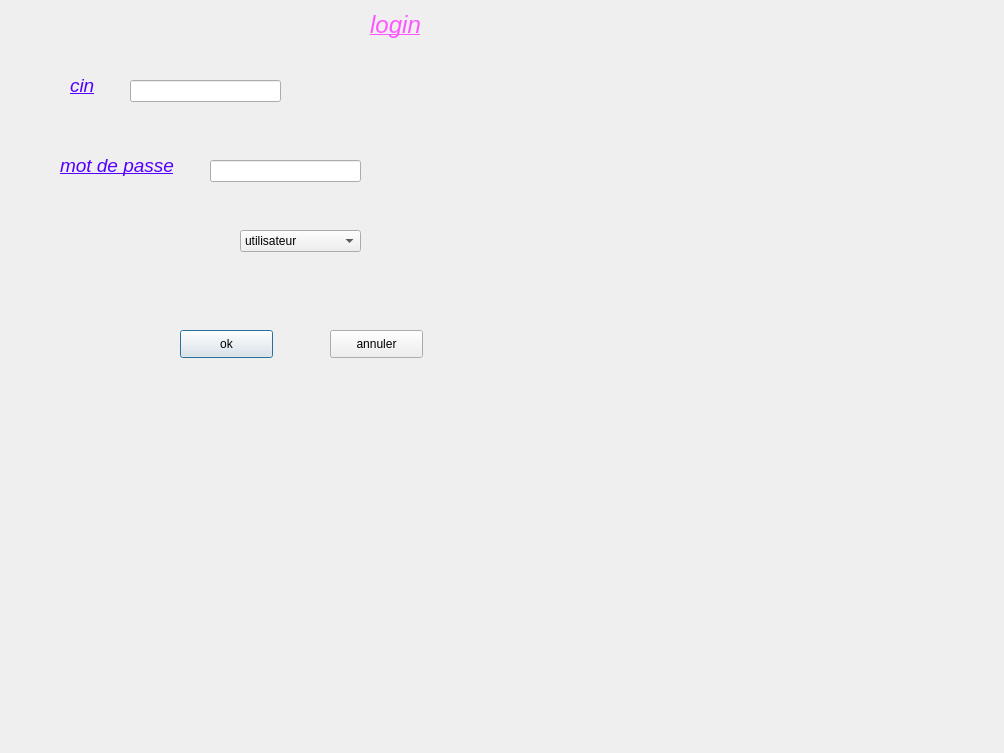
<?xml version="1.0" encoding="UTF-8"?>
<ui version="4.0">
 <class>Dialog</class>
 <widget class="QDialog" name="Dialog">
  <property name="geometry">
   <rect>
    <x>0</x>
    <y>0</y>
    <width>1004</width>
    <height>753</height>
   </rect>
  </property>
  <property name="windowTitle">
   <string>Dialog</string>
  </property>
  <widget class="QLabel" name="label">
   <property name="geometry">
    <rect>
     <x>70</x>
     <y>70</y>
     <width>41</width>
     <height>31</height>
    </rect>
   </property>
   <property name="text">
    <string>&lt;html&gt;&lt;head/&gt;&lt;body&gt;&lt;p&gt;&lt;span style=&quot; font-size:14pt; font-style:italic; text-decoration: underline; color:#5500ff;&quot;&gt;cin&lt;/span&gt;&lt;/p&gt;&lt;/body&gt;&lt;/html&gt;</string>
   </property>
  </widget>
  <widget class="QLabel" name="label_2">
   <property name="geometry">
    <rect>
     <x>60</x>
     <y>150</y>
     <width>141</width>
     <height>31</height>
    </rect>
   </property>
   <property name="text">
    <string>&lt;html&gt;&lt;head/&gt;&lt;body&gt;&lt;p&gt;&lt;span style=&quot; font-size:14pt; font-style:italic; text-decoration: underline; color:#5500ff;&quot;&gt;mot de passe&lt;/span&gt;&lt;/p&gt;&lt;/body&gt;&lt;/html&gt;</string>
   </property>
  </widget>
  <widget class="QLineEdit" name="cin_mdp">
   <property name="geometry">
    <rect>
     <x>130</x>
     <y>80</y>
     <width>151</width>
     <height>22</height>
    </rect>
   </property>
  </widget>
  <widget class="QLineEdit" name="mdp">
   <property name="geometry">
    <rect>
     <x>210</x>
     <y>160</y>
     <width>151</width>
     <height>22</height>
    </rect>
   </property>
  </widget>
  <widget class="QComboBox" name="comboBox">
   <property name="geometry">
    <rect>
     <x>240</x>
     <y>230</y>
     <width>121</width>
     <height>22</height>
    </rect>
   </property>
   <item>
    <property name="text">
     <string>utilisateur</string>
    </property>
   </item>
   <item>
    <property name="text">
     <string>admin</string>
    </property>
   </item>
  </widget>
  <widget class="QPushButton" name="pushButton">
   <property name="geometry">
    <rect>
     <x>180</x>
     <y>330</y>
     <width>93</width>
     <height>28</height>
    </rect>
   </property>
   <property name="text">
    <string>ok</string>
   </property>
  </widget>
  <widget class="QPushButton" name="pushButton_2">
   <property name="geometry">
    <rect>
     <x>330</x>
     <y>330</y>
     <width>93</width>
     <height>28</height>
    </rect>
   </property>
   <property name="text">
    <string>annuler</string>
   </property>
  </widget>
  <widget class="QLabel" name="label_4">
   <property name="geometry">
    <rect>
     <x>230</x>
     <y>0</y>
     <width>331</width>
     <height>51</height>
    </rect>
   </property>
   <property name="text">
    <string>&lt;html&gt;&lt;head/&gt;&lt;body&gt;&lt;p align=&quot;center&quot;&gt;&lt;span style=&quot; font-size:18pt; font-style:italic; text-decoration: underline; color:#ff55ff;&quot;&gt;login&lt;/span&gt;&lt;/p&gt;&lt;/body&gt;&lt;/html&gt;</string>
   </property>
  </widget>
 </widget>
 <resources/>
 <connections/>
</ui>
